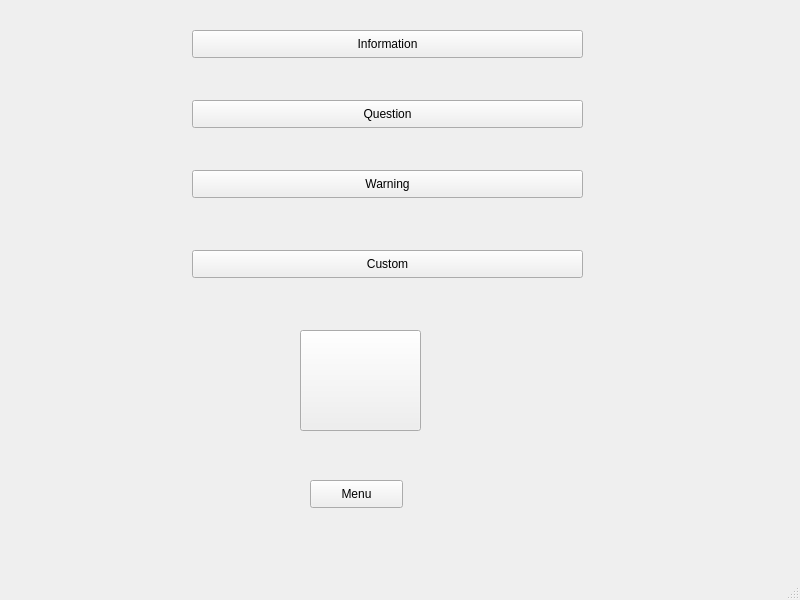
<?xml version="1.0" encoding="UTF-8"?>
<ui version="4.0">
 <class>Cia2_swetaa_212218104169</class>
 <widget class="QMainWindow" name="Cia2_swetaa_212218104169">
  <property name="geometry">
   <rect>
    <x>0</x>
    <y>0</y>
    <width>800</width>
    <height>600</height>
   </rect>
  </property>
  <property name="minimumSize">
   <size>
    <width>100</width>
    <height>100</height>
   </size>
  </property>
  <property name="windowTitle">
   <string>Cia2_swetaa_212218104169</string>
  </property>
  <widget class="QWidget" name="centralwidget">
   <widget class="QPushButton" name="pushButton">
    <property name="geometry">
     <rect>
      <x>300</x>
      <y>330</y>
      <width>121</width>
      <height>101</height>
     </rect>
    </property>
    <property name="minimumSize">
     <size>
      <width>50</width>
      <height>50</height>
     </size>
    </property>
    <property name="text">
     <string/>
    </property>
    <property name="iconSize">
     <size>
      <width>150</width>
      <height>150</height>
     </size>
    </property>
   </widget>
   <widget class="QPushButton" name="pushButton_2">
    <property name="geometry">
     <rect>
      <x>310</x>
      <y>480</y>
      <width>93</width>
      <height>28</height>
     </rect>
    </property>
    <property name="text">
     <string>Menu</string>
    </property>
   </widget>
   <widget class="QPushButton" name="pushButton_3">
    <property name="geometry">
     <rect>
      <x>192</x>
      <y>30</y>
      <width>391</width>
      <height>28</height>
     </rect>
    </property>
    <property name="text">
     <string>Information</string>
    </property>
   </widget>
   <widget class="QPushButton" name="pushButton_4">
    <property name="geometry">
     <rect>
      <x>192</x>
      <y>100</y>
      <width>391</width>
      <height>28</height>
     </rect>
    </property>
    <property name="text">
     <string>Question</string>
    </property>
   </widget>
   <widget class="QPushButton" name="pushButton_5">
    <property name="geometry">
     <rect>
      <x>192</x>
      <y>170</y>
      <width>391</width>
      <height>28</height>
     </rect>
    </property>
    <property name="text">
     <string>Warning</string>
    </property>
   </widget>
   <widget class="QPushButton" name="pushButton_6">
    <property name="geometry">
     <rect>
      <x>192</x>
      <y>250</y>
      <width>391</width>
      <height>28</height>
     </rect>
    </property>
    <property name="text">
     <string>Custom</string>
    </property>
   </widget>
  </widget>
  <widget class="QMenuBar" name="menubar">
   <property name="geometry">
    <rect>
     <x>0</x>
     <y>0</y>
     <width>800</width>
     <height>26</height>
    </rect>
   </property>
  </widget>
  <widget class="QStatusBar" name="statusbar"/>
 </widget>
 <resources/>
 <connections/>
</ui>
